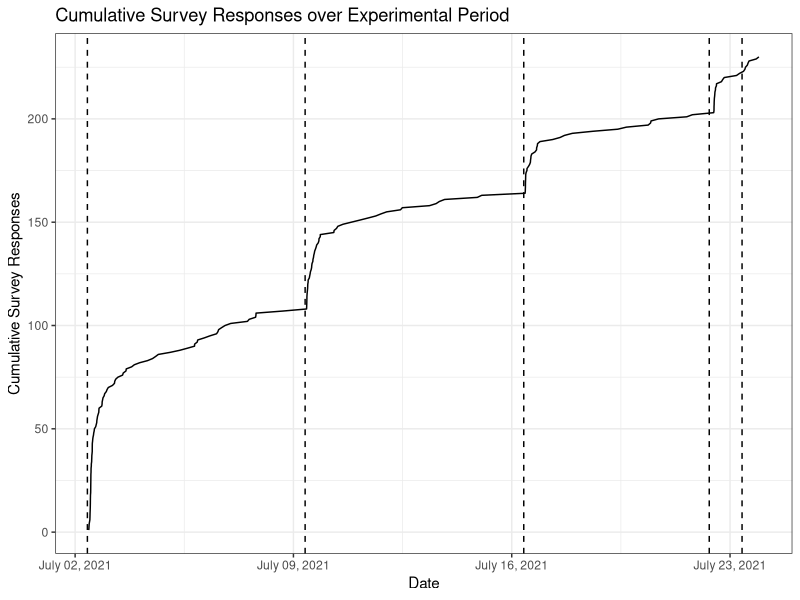

Source code (R):
library(tidyverse)
library(lubridate)
library(scales)

d <- read.csv("data/Qualtrics_downloaded_20210726.csv")
d <- d[3:nrow(d),]

cumsums <- d %>% 
  mutate(RecordedDate=mdy_hm(RecordedDate)) %>% 
  group_by(RecordedDate) %>% 
  summarise(Count=n()) %>% 
  mutate(CumCount=cumsum(Count))

emails <- data.frame(
  SentDate = c("7/2/2021 09:26", "7/9/2021 09:00", "7/16/2021 09:15",
           "7/22/2021 08:00", "7/23/2021 09:15"),
  Label = c("Initial email", "1st reminder", "2nd reminder",
            "3rd reminder", "Last reminder")
) %>% mutate(SentDate=mdy_hm(SentDate))

cumsums %>% ggplot(aes(x=RecordedDate, y=CumCount)) +
  geom_line() +
  geom_vline(aes(xintercept=SentDate), data=emails, linetype="dashed", color="black") +
  theme_bw() +
  #scale_x_datetime(breaks = pretty_breaks(8)) +
  scale_x_datetime(breaks = mdy_hm(c("7/2/2021 00:00", "7/9/2021 00:00", "7/16/2021 00:00",
                                          "7/23/2021 00:00")),
                   labels = date_format("%B %d, %Y")) +
  labs(x="Date",
       y="Cumulative Survey Responses",
       title="Cumulative Survey Responses over Experimental Period")
